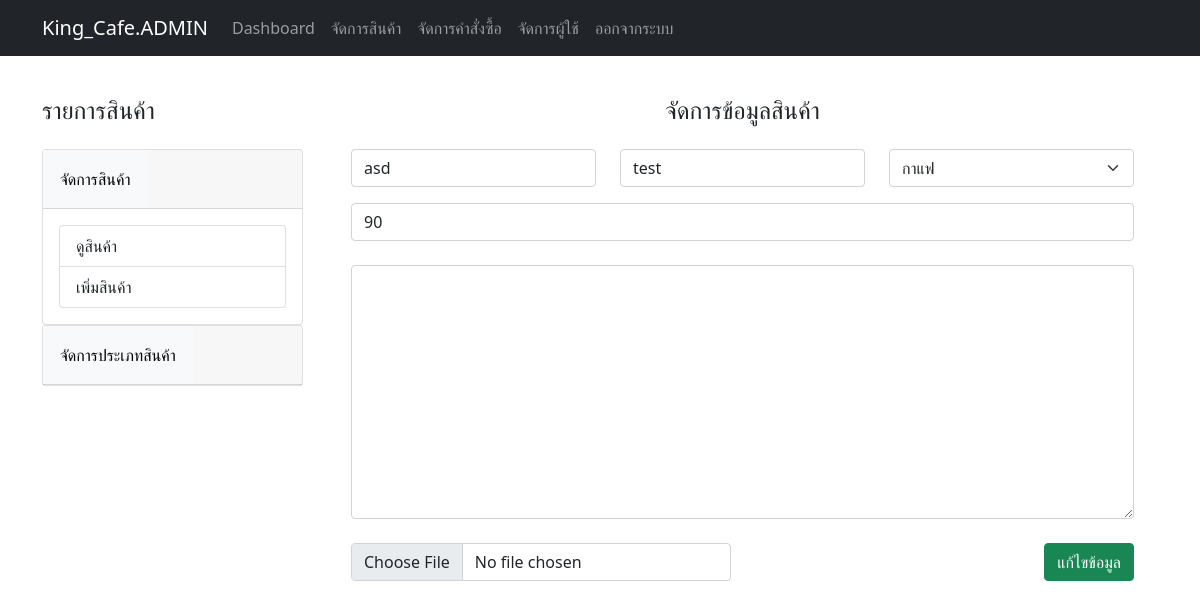
Before: /Cafe/admin/edit_product.php?ct=asd (signed in) with the older database file.
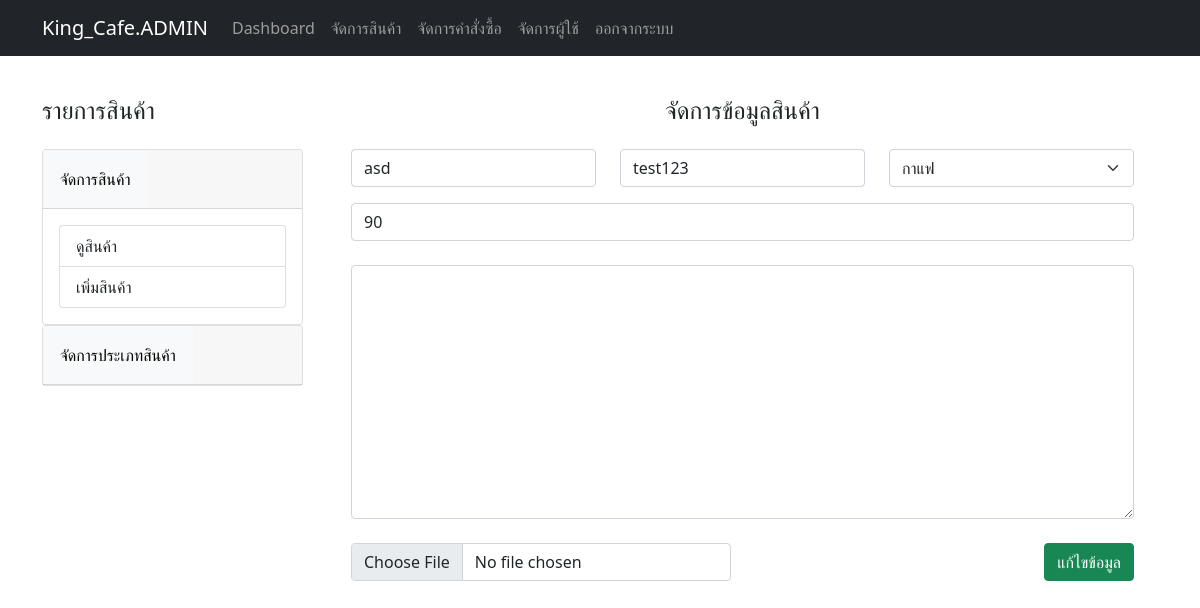
After: the same page with the newer database file.
### tables this page shows
CREATE TABLE `product` (
  `p_id` varchar(11) NOT NULL,
  `cat_id` int(11) NOT NULL,
  `p_name` text NOT NULL,
  `p_price` int(11) NOT NULL,
  `p_detail` text NOT NULL,
  `p_pic` text NOT NULL
);

### Cafe/admin/edit_product.php (the view, shortened to what the changed rows need)
<?php
include 'assets/php/connect.php';
$ct = $_GET['ct'];
?>
<html>
<head>
    <link rel="stylesheet" href="https://stackpath.bootstrapcdn.com/bootstrap/5.0.0-alpha2/css/bootstrap.min.css">
</head>
<body>
<div class="container">
    <div class="row">
        <div class="col-lg-3">
            <div class="accordion" id="accordionExample">
                <div class="card">
                    <div class="card-header p-0" id="headingOne">
                        <h2 class="mb-0">
                            <button class="btn btn-light btn-block text-left p-3 rounded-0" type="button" data-toggle="collapse" data-target="#collapseOne" aria-expanded="true" aria-controls="collapseOne">
                                จัดการสินค้า
                            </button>
                        </h2>
                    </div>
                </div>
                <div class="card">
                    <div class="card-header p-0" id="headingTwo">
                        <h2 class="mb-0">
                            <button class="btn btn-light btn-block text-left collapsed p-3 rounded-0" type="button" data-toggle="collapse" data-target="#collapseTwo" aria-expanded="false" aria-controls="collapseTwo">
                                จัดการประเภทสินค้า
                            </button>
                        </h2>
                    </div>
                </div>
            </div>
        </div>
        <div class="col-lg-9">
            <form action="assets/php/update_product.php" method="post" enctype="multipart/form-data">
                <div class="container">
                    <div class="row">
                        <?php
                            $psql = "select * from product where p_id = '$ct'";
                            $load = $con->query($psql);
                            if($data = $load->fetch_assoc()):
                        ?>
                        <div class="mb-3 col-lg-4">
                            <input type="text" name="p_id" value="<?php echo $data['p_id'] ?>" required class="form-control">
                        </div>
                        <div class="mb-3 col-lg-4">
                            <input type="text" name="p_name" value="<?php echo $data['p_name'] ?>" required class="form-control">
                        </div>
                        <div class="mb-3 col-lg-4">
                            <select name="cat_id" id="cat_id" class="form-select" aria-label="Default select example">
                                <?php
                                $sql = "select * from categories";
                                $qty = $con->query($sql);
                                while($rs = $qty->fetch_assoc()):
                                    if($rs['cat_id'] == $data['cat_id']) {
                                        ?>
                                        <option value="<?php echo $rs['cat_id']?>" selected><?php echo $rs['cat_name'] ?></option>
                                <?php
                                    }else{
                                    ?>
                                    <option value="<?php echo $rs['cat_id']?>"><?php echo $rs['cat_name'] ?></option>
                                <?php
                                    }
                                endwhile;
                                ?>
                            </select>
                        </div>
                        <div class="mb-4 col-lg-12">
                            <input type="text" name="p_price" value="<?php echo $data['p_price'] ?>" required class="form-control">
                        </div>
                        <div class="mb-4 col-lg-12">
                            <textarea name="p_detail" id="editor" cols="30" rows="10" class="form-control"><?php echo $data['p_detail'] ?></textarea>
                        </div>
                        <div class="mb-4 col-lg-6">
                            <input type="file" class="form-control" name="p_pic">
                        </div>
                        <?php
                        endif;
                        ?>
                    </div>
                </div>
            </form>
        </div>
    </div>
</div>
</body>
</html>

Changed rows visible on the page:
changed product "asd": p_name "test" → "test123"
